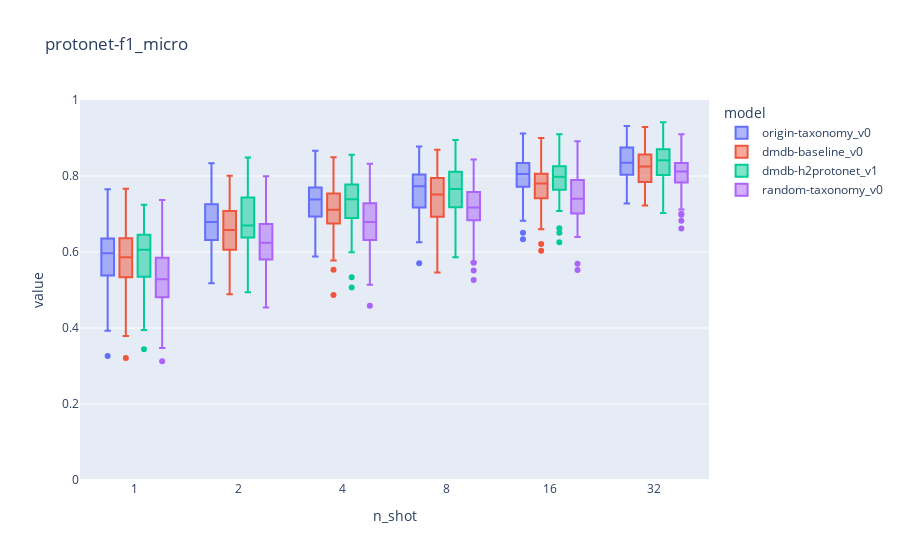

Here is the notebook cell this chart was saved with:
### Code cell
figs[0]['fig']

### Figure 1 — Plotly figure (JSON) as saved in the notebook; plotly's stock layout.template omitted (floating-point values rounded to 4 significant figures; data arrays with more than 128 entries replaced by an {"elided": "..."} marker saying what was removed)
{"data": [{"alignmentgroup": "True", "hovertemplate": "model=origin-taxonomy_v0<br>n_shot=%{x}<br>value=%{y}<extra></extra>", "legendgroup": "origin-taxonomy_v0", "marker": {"color": "#636efa"}, "name": "origin-taxonomy_v0", "notched": false, "offsetgroup": "origin-taxonomy_v0", "orientation": "v", "showlegend": true, "type": "box", "x": {"elided": "600 str values"}, "x0": " ", "xaxis": "x", "y": {"elided": "600 float values"}, "y0": " ", "yaxis": "y"}, {"alignmentgroup": "True", "hovertemplate": "model=dmdb-baseline_v0<br>n_shot=%{x}<br>value=%{y}<extra></extra>", "legendgroup": "dmdb-baseline_v0", "marker": {"color": "#EF553B"}, "name": "dmdb-baseline_v0", "notched": false, "offsetgroup": "dmdb-baseline_v0", "orientation": "v", "showlegend": true, "type": "box", "x": {"elided": "600 str values"}, "x0": " ", "xaxis": "x", "y": {"elided": "600 float values"}, "y0": " ", "yaxis": "y"}, {"alignmentgroup": "True", "hovertemplate": "model=dmdb-h2protonet_v1<br>n_shot=%{x}<br>value=%{y}<extra></extra>", "legendgroup": "dmdb-h2protonet_v1", "marker": {"color": "#00cc96"}, "name": "dmdb-h2protonet_v1", "notched": false, "offsetgroup": "dmdb-h2protonet_v1", "orientation": "v", "showlegend": true, "type": "box", "x": {"elided": "600 str values"}, "x0": " ", "xaxis": "x", "y": {"elided": "600 float values"}, "y0": " ", "yaxis": "y"}, {"alignmentgroup": "True", "hovertemplate": "model=random-taxonomy_v0<br>n_shot=%{x}<br>value=%{y}<extra></extra>", "legendgroup": "random-taxonomy_v0", "marker": {"color": "#ab63fa"}, "name": "random-taxonomy_v0", "notched": false, "offsetgroup": "random-taxonomy_v0", "orientation": "v", "showlegend": true, "type": "box", "x": {"elided": "600 str values"}, "x0": " ", "xaxis": "x", "y": {"elided": "600 float values"}, "y0": " ", "yaxis": "y"}], "layout": {"boxmode": "group", "legend": {"title": {"text": "model"}, "tracegroupgap": 0}, "title": {"text": "protonet-f1_micro"}, "xaxis": {"anchor": "y", "domain": [0, 1], "title": {"text": "n_shot"}}, "yaxis": {"anchor": "x", "domain": [0, 1], "range": [0, 1], "title": {"text": "value"}}}}
